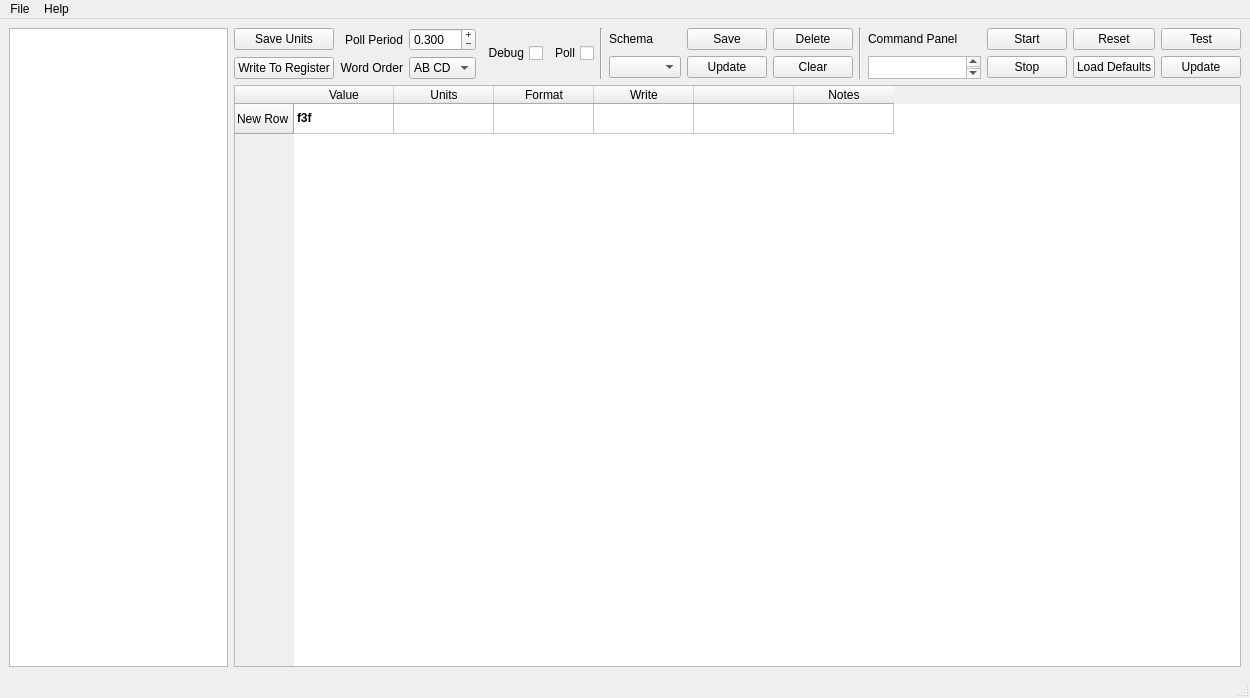
<?xml version="1.0" encoding="UTF-8"?>
<ui version="4.0">
 <class>MainWindow</class>
 <widget class="QMainWindow" name="MainWindow">
  <property name="geometry">
   <rect>
    <x>0</x>
    <y>0</y>
    <width>1250</width>
    <height>698</height>
   </rect>
  </property>
  <property name="windowTitle">
   <string>Modbus Master Tool</string>
  </property>
  <property name="windowIcon">
   <iconset>
    <normaloff>../../../../Google Drive/final version]/modbusTool-master/modbus.png</normaloff>../../../../Google Drive/final version]/modbusTool-master/modbus.png</iconset>
  </property>
  <widget class="QWidget" name="centralwidget">
   <layout class="QHBoxLayout" name="horizontalLayout_2">
    <item>
     <layout class="QVBoxLayout" name="verticalLayout_2">
      <item>
       <widget class="QTreeWidget" name="treeWidget">
        <property name="maximumSize">
         <size>
          <width>350</width>
          <height>16777215</height>
         </size>
        </property>
        <property name="rootIsDecorated">
         <bool>true</bool>
        </property>
        <property name="uniformRowHeights">
         <bool>false</bool>
        </property>
        <property name="itemsExpandable">
         <bool>true</bool>
        </property>
        <property name="animated">
         <bool>true</bool>
        </property>
        <property name="headerHidden">
         <bool>true</bool>
        </property>
        <attribute name="headerVisible">
         <bool>false</bool>
        </attribute>
        <column>
         <property name="text">
          <string notr="true">1</string>
         </property>
        </column>
       </widget>
      </item>
     </layout>
    </item>
    <item>
     <layout class="QVBoxLayout" name="verticalLayout">
      <item>
       <layout class="QHBoxLayout" name="horizontalLayout">
        <item>
         <layout class="QGridLayout" name="gridLayout_2">
          <item row="0" column="0">
           <widget class="QPushButton" name="btnUnits">
            <property name="text">
             <string>Save Units</string>
            </property>
           </widget>
          </item>
          <item row="0" column="1">
           <widget class="QLabel" name="label">
            <property name="toolTip">
             <string extracomment="wit"/>
            </property>
            <property name="autoFillBackground">
             <bool>false</bool>
            </property>
            <property name="frameShape">
             <enum>QFrame::NoFrame</enum>
            </property>
            <property name="text">
             <string>Poll Period</string>
            </property>
            <property name="scaledContents">
             <bool>false</bool>
            </property>
            <property name="alignment">
             <set>Qt::AlignRight|Qt::AlignTrailing|Qt::AlignVCenter</set>
            </property>
            <property name="wordWrap">
             <bool>false</bool>
            </property>
           </widget>
          </item>
          <item row="0" column="2">
           <widget class="QDoubleSpinBox" name="spinBoxPollRate">
            <property name="alignment">
             <set>Qt::AlignLeading|Qt::AlignLeft|Qt::AlignVCenter</set>
            </property>
            <property name="buttonSymbols">
             <enum>QAbstractSpinBox::PlusMinus</enum>
            </property>
            <property name="showGroupSeparator" stdset="0">
             <bool>false</bool>
            </property>
            <property name="decimals">
             <number>3</number>
            </property>
            <property name="minimum">
             <double>0.010000000000000</double>
            </property>
            <property name="singleStep">
             <double>0.100000000000000</double>
            </property>
            <property name="value">
             <double>0.300000000000000</double>
            </property>
           </widget>
          </item>
          <item row="1" column="0">
           <widget class="QPushButton" name="btnWrite">
            <property name="text">
             <string>Write To Register</string>
            </property>
           </widget>
          </item>
          <item row="1" column="1">
           <widget class="QLabel" name="label_2">
            <property name="text">
             <string>Word Order</string>
            </property>
            <property name="alignment">
             <set>Qt::AlignRight|Qt::AlignTrailing|Qt::AlignVCenter</set>
            </property>
           </widget>
          </item>
          <item row="1" column="2">
           <widget class="QComboBox" name="comboBoxDataEncode">
            <item>
             <property name="text">
              <string>AB CD</string>
             </property>
            </item>
            <item>
             <property name="text">
              <string>CD AB</string>
             </property>
            </item>
           </widget>
          </item>
         </layout>
        </item>
        <item>
         <widget class="QCheckBox" name="checkDebug">
          <property name="layoutDirection">
           <enum>Qt::RightToLeft</enum>
          </property>
          <property name="text">
           <string>Debug</string>
          </property>
         </widget>
        </item>
        <item>
         <widget class="QCheckBox" name="checkBoxPoll">
          <property name="layoutDirection">
           <enum>Qt::RightToLeft</enum>
          </property>
          <property name="text">
           <string>Poll</string>
          </property>
         </widget>
        </item>
        <item>
         <widget class="Line" name="line_2">
          <property name="orientation">
           <enum>Qt::Vertical</enum>
          </property>
         </widget>
        </item>
        <item>
         <layout class="QGridLayout" name="gridLayout_3">
          <item row="0" column="0">
           <widget class="QLabel" name="label_4">
            <property name="text">
             <string>Schema</string>
            </property>
           </widget>
          </item>
          <item row="0" column="1">
           <widget class="QPushButton" name="pushButton">
            <property name="text">
             <string>Save</string>
            </property>
           </widget>
          </item>
          <item row="0" column="2">
           <widget class="QPushButton" name="pushButton_3">
            <property name="text">
             <string>Delete</string>
            </property>
           </widget>
          </item>
          <item row="1" column="0">
           <widget class="QComboBox" name="comboBox"/>
          </item>
          <item row="1" column="1">
           <widget class="QPushButton" name="pushButton_2">
            <property name="text">
             <string>Update</string>
            </property>
           </widget>
          </item>
          <item row="1" column="2">
           <widget class="QPushButton" name="pushButton_4">
            <property name="text">
             <string>Clear</string>
            </property>
           </widget>
          </item>
         </layout>
        </item>
        <item>
         <widget class="Line" name="line">
          <property name="orientation">
           <enum>Qt::Vertical</enum>
          </property>
         </widget>
        </item>
        <item>
         <layout class="QGridLayout" name="gridLayout">
          <item row="0" column="0">
           <widget class="QLabel" name="label_3">
            <property name="text">
             <string>Command Panel</string>
            </property>
           </widget>
          </item>
          <item row="0" column="1">
           <widget class="QPushButton" name="btnStar">
            <property name="text">
             <string>Start</string>
            </property>
           </widget>
          </item>
          <item row="0" column="2">
           <widget class="QPushButton" name="btnReset">
            <property name="text">
             <string>Reset</string>
            </property>
           </widget>
          </item>
          <item row="0" column="3">
           <widget class="QPushButton" name="btnTest">
            <property name="text">
             <string>Test</string>
            </property>
           </widget>
          </item>
          <item row="1" column="0">
           <widget class="QTextBrowser" name="textBrowserCommand">
            <property name="maximumSize">
             <size>
              <width>150</width>
              <height>23</height>
             </size>
            </property>
            <property name="horizontalScrollBarPolicy">
             <enum>Qt::ScrollBarAlwaysOff</enum>
            </property>
           </widget>
          </item>
          <item row="1" column="1">
           <widget class="QPushButton" name="btnSto">
            <property name="text">
             <string>Stop</string>
            </property>
           </widget>
          </item>
          <item row="1" column="2">
           <widget class="QPushButton" name="btnLoadDefaults">
            <property name="text">
             <string>Load Defaults</string>
            </property>
           </widget>
          </item>
          <item row="1" column="3">
           <widget class="QPushButton" name="btnUpdate">
            <property name="text">
             <string>Update</string>
            </property>
           </widget>
          </item>
         </layout>
        </item>
       </layout>
      </item>
      <item>
       <widget class="QTableWidget" name="tableWidget">
        <property name="toolTip">
         <string/>
        </property>
        <property name="toolTipDuration">
         <number>-1</number>
        </property>
        <property name="gridStyle">
         <enum>Qt::SolidLine</enum>
        </property>
        <property name="cornerButtonEnabled">
         <bool>false</bool>
        </property>
        <attribute name="horizontalHeaderVisible">
         <bool>true</bool>
        </attribute>
        <attribute name="horizontalHeaderShowSortIndicator" stdset="0">
         <bool>false</bool>
        </attribute>
        <attribute name="horizontalHeaderStretchLastSection">
         <bool>false</bool>
        </attribute>
        <attribute name="verticalHeaderVisible">
         <bool>true</bool>
        </attribute>
        <attribute name="verticalHeaderCascadingSectionResizes">
         <bool>false</bool>
        </attribute>
        <attribute name="verticalHeaderShowSortIndicator" stdset="0">
         <bool>false</bool>
        </attribute>
        <attribute name="verticalHeaderStretchLastSection">
         <bool>false</bool>
        </attribute>
        <row>
         <property name="text">
          <string>New Row</string>
         </property>
        </row>
        <column>
         <property name="text">
          <string>Value</string>
         </property>
        </column>
        <column>
         <property name="text">
          <string>Units</string>
         </property>
        </column>
        <column>
         <property name="text">
          <string>Format</string>
         </property>
        </column>
        <column>
         <property name="text">
          <string>Write</string>
         </property>
        </column>
        <column>
         <property name="text">
          <string/>
         </property>
        </column>
        <column>
         <property name="text">
          <string>Notes</string>
         </property>
        </column>
        <item row="0" column="0">
         <property name="text">
          <string>f3f</string>
         </property>
         <property name="font">
          <font>
           <weight>75</weight>
           <bold>true</bold>
          </font>
         </property>
         <property name="background">
          <brush brushstyle="NoBrush">
           <color alpha="255">
            <red>255</red>
            <green>0</green>
            <blue>0</blue>
           </color>
          </brush>
         </property>
        </item>
       </widget>
      </item>
     </layout>
    </item>
   </layout>
  </widget>
  <widget class="QStatusBar" name="statusBar"/>
  <widget class="QMenuBar" name="menuBar">
   <property name="geometry">
    <rect>
     <x>0</x>
     <y>0</y>
     <width>1250</width>
     <height>21</height>
    </rect>
   </property>
   <widget class="QMenu" name="menuFile">
    <property name="title">
     <string>File</string>
    </property>
    <addaction name="actionSetup"/>
    <addaction name="actionIP_Setup"/>
    <addaction name="separator"/>
    <addaction name="actionSave_View_List"/>
    <addaction name="actionSave_All_Values"/>
    <addaction name="actionLoad_View_List"/>
    <addaction name="separator"/>
    <addaction name="actionQuit"/>
   </widget>
   <widget class="QMenu" name="menuHelp">
    <property name="title">
     <string>Help</string>
    </property>
   </widget>
   <addaction name="menuFile"/>
   <addaction name="menuHelp"/>
  </widget>
  <action name="actionSetup">
   <property name="text">
    <string>Setup</string>
   </property>
  </action>
  <action name="actionQuit">
   <property name="text">
    <string>Quit</string>
   </property>
  </action>
  <action name="actionSave_View_List">
   <property name="text">
    <string>Save Schema Values</string>
   </property>
  </action>
  <action name="actionLoad_View_List">
   <property name="text">
    <string>Load Values</string>
   </property>
  </action>
  <action name="actionSave_All_Values">
   <property name="text">
    <string>Save All Values</string>
   </property>
  </action>
  <action name="actionIP_Setup">
   <property name="text">
    <string>IP Setup</string>
   </property>
  </action>
 </widget>
 <resources/>
 <connections/>
</ui>
